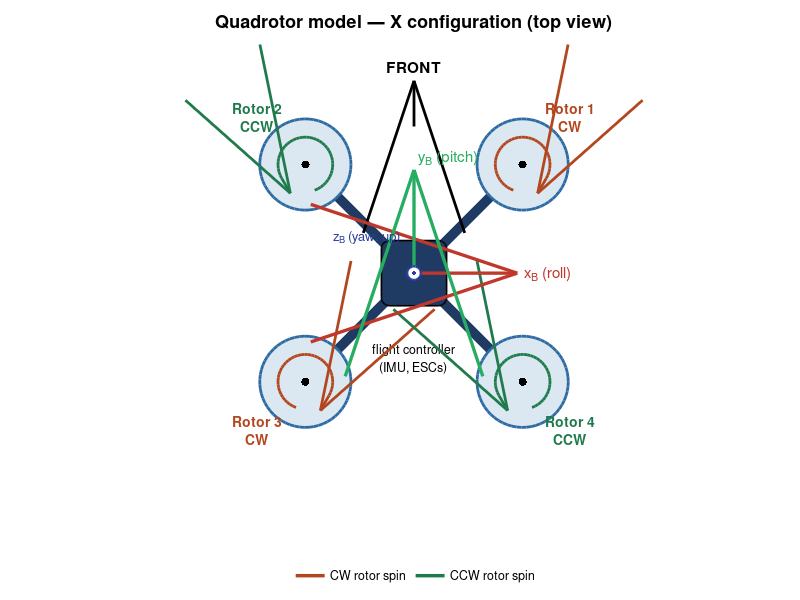

MATLAB code for this plot:
function draw_schematic()
% DRAW_SCHEMATIC  Clean, labelled top-view schematic of the X-config quadrotor:
%   filled rotor discs, motor hubs, colour-coded CW/CCW spin arrows, body axes
%   and a FRONT indicator. Saves quad_schematic.png. Self-contained.
figure('Name','Quadrotor schematic','Position',[100 100 720 720]); hold on; axis equal off;
navy=[0.12 0.23 0.39]; steel=[0.18 0.42 0.64]; disk=[0.86 0.91 0.95];
cwC=[0.70 0.28 0.12]; ccwC=[0.12 0.48 0.30];
armL=1.0; rotR=0.42; spins={'CCW','CW'};
% rotor layout: x, y, number, isCW
rot = [ armL  armL 1 1; -armL  armL 2 0; -armL -armL 3 1;  armL -armL 4 0];
cols = {cwC, ccwC, cwC, ccwC};
th = linspace(0,2*pi,60);

% arms
for i=1:4, plot([0 rot(i,1)],[0 rot(i,2)],'Color',navy,'LineWidth',7); end
% central body
rectangle('Position',[-0.3 -0.3 0.6 0.6],'Curvature',0.25, ...
          'FaceColor',navy,'EdgeColor','k','LineWidth',1.2);
text(0,-0.64,sprintf('flight controller\n(IMU, ESCs)'), ...
     'HorizontalAlignment','center','VerticalAlignment','top','FontSize',9);

% rotor discs, hubs, spin arrows, labels
for i=1:4
    x=rot(i,1); y=rot(i,2); isCW=rot(i,4); col=cols{i};
    fill(x+rotR*cos(th), y+rotR*sin(th), disk, 'EdgeColor',steel,'LineWidth',2);
    plot(x,y,'k.','MarkerSize',18);
    r=rotR*0.6; span=deg2rad(280);
    if isCW, a=linspace(deg2rad(250), deg2rad(250)-span, 40);
    else,    a=linspace(deg2rad(-70), deg2rad(-70)+span, 40); end
    plot(x+r*cos(a), y+r*sin(a), 'Color',col,'LineWidth',2);
    ae=a(end); tang=[-sin(ae) cos(ae)]; if isCW, tang=-tang; end
    quiver(x+r*cos(ae), y+r*sin(ae), tang(1)*0.16, tang(2)*0.16, 0, ...
           'Color',col,'LineWidth',2,'MaxHeadSize',5,'AutoScale','off');
    text(x*1.44, y*1.44, sprintf('Rotor %d\n%s',rot(i,3),spins{isCW+1}), ...
         'HorizontalAlignment','center','Color',col,'FontWeight','bold','FontSize',10);
end

% FRONT indicator
quiver(0,1.35,0,0.42,0,'k','LineWidth',2,'MaxHeadSize',2,'AutoScale','off');
text(0,1.9,'FRONT','HorizontalAlignment','center','FontWeight','bold','FontSize',11);
% body axes
quiver(0,0,0.95,0,0,'Color',[0.75 0.22 0.17],'LineWidth',2.4,'MaxHeadSize',1.2,'AutoScale','off');
quiver(0,0,0,0.95,0,'Color',[0.15 0.68 0.38],'LineWidth',2.4,'MaxHeadSize',1.2,'AutoScale','off');
text(1.02,0,'x_B (roll)','Color',[0.75 0.22 0.17],'FontSize',11,'VerticalAlignment','middle');
text(0.04,1.06,'y_B (pitch)','Color',[0.15 0.68 0.38],'FontSize',11);
plot(0,0,'o','MarkerEdgeColor',[0.17 0.24 0.62],'MarkerFaceColor','w','MarkerSize',10,'LineWidth',1.6);
plot(0,0,'.','Color',[0.17 0.24 0.62],'MarkerSize',9);
text(-0.12,0.34,'z_B (yaw, up)','Color',[0.17 0.24 0.62],'FontSize',9.5,'HorizontalAlignment','right');

hCW  = plot(nan,nan,'-','Color',cwC,'LineWidth',2.5);
hCCW = plot(nan,nan,'-','Color',ccwC,'LineWidth',2.5);
legend([hCW hCCW],{'CW rotor spin','CCW rotor spin'},'Location','southoutside','Orientation','horizontal','Box','off');
xlim([-2.1 2.1]); ylim([-2.3 2.1]);
title('Quadrotor model — X configuration (top view)','FontSize',13,'FontWeight','bold');
print(gcf,'quad_schematic.png','-dpng','-r140');
fprintf('saved quad_schematic.png\n');
end
